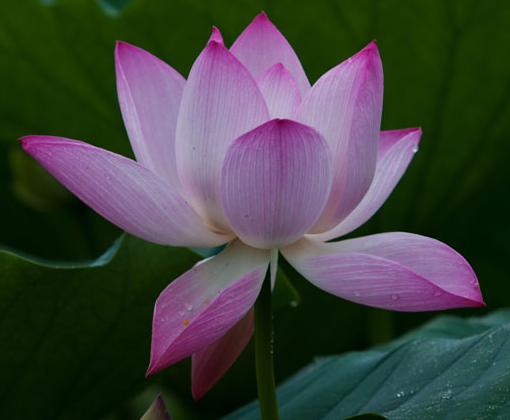
#> input picture experiment/exp2/lotus.bmp, 510 x 420 px
$ python main.py
#> lines starting #> are read from the running program, lines starting #| are printed output that depends on the picture
import numpy as np
import matplotlib.pyplot as plt
from skimage import io, color, exposure, util, filters
from scipy.ndimage import median_filter, convolve

# Load and convert the image
Image1 = io.imread('lotus.bmp')
#> Image1 is the input picture: shape (420, 510, 3); mean R, G, B 64.7, 67.3, 62.8
Image1 = util.img_as_float(Image1)
gray = color.rgb2gray(Image1)

# Display histogram
plt.figure()
plt.hist(gray.ravel(), bins=256, histtype='step', color='black')
plt.title('Histogram')
plt.show()
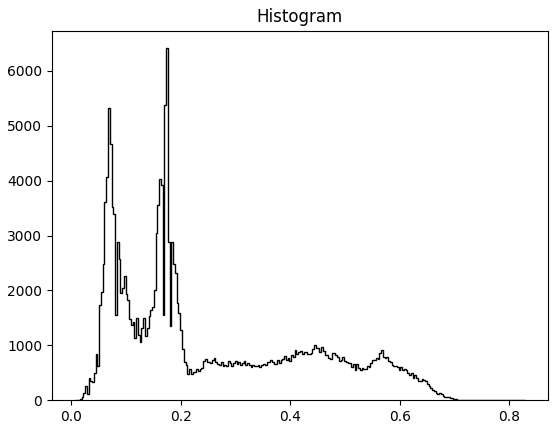
#> figure drawn by matplotlib, 1 panel

# Image dimensions
h, w = gray.shape
#> h = 420; w = 510

# Piecewise linear transformation
NewImage1 = np.zeros((h, w))
a, b, c, d = 80/256, 180/256, 30/256, 220/256
for x in range(w):
    for y in range(h):
        if gray[y, x] < a:
            NewImage1[y, x] = gray[y, x] * c / a
        elif gray[y, x] < b:
            NewImage1[y, x] = (gray[y, x] - a) * (d - c) / (b - a) + c
        else:
            NewImage1[y, x] = (gray[y, x] - b) * (1 - d) / (1 - b) + d
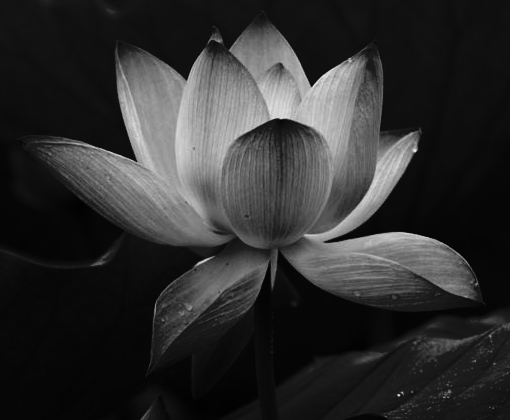
#> NewImage1: shape (420, 510) float64; min 0.0022, max 0.919, mean 0.185

plt.figure()
plt.imshow(NewImage1, cmap='gray')
plt.title('Piecewise Linear Transformation')
plt.show()

# Histogram equalization
NewImage2 = exposure.equalize_hist(gray)
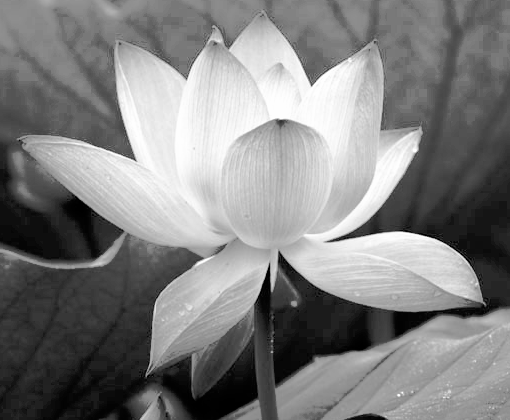
#> NewImage2: shape (420, 510) float64; min 4.67e-06, max 1, mean 0.505
plt.figure()
plt.imshow(NewImage2, cmap='gray')
plt.title('Histogram Equalization')
plt.show()

# Color transformation
NewImage3 = np.zeros((h, w, 3))
for x in range(w):
    for y in range(h):
        if gray[y, x] < 64/256:
            NewImage3[y, x, 0] = 0
            NewImage3[y, x, 1] = 4 * gray[y, x]
            NewImage3[y, x, 2] = 1
        elif gray[y, x] < 128/256:
            NewImage3[y, x, 0] = 0
            NewImage3[y, x, 1] = 1
            NewImage3[y, x, 2] = 2 - 4 * gray[y, x]
        elif gray[y, x] < 192/256:
            NewImage3[y, x, 0] = 4 * gray[y, x] - 2
            NewImage3[y, x, 1] = 1
            NewImage3[y, x, 2] = 0
        else:
            NewImage3[y, x, 0] = 1
            NewImage3[y, x, 1] = 4 - 4 * gray[y, x]
            NewImage3[y, x, 2] = 0
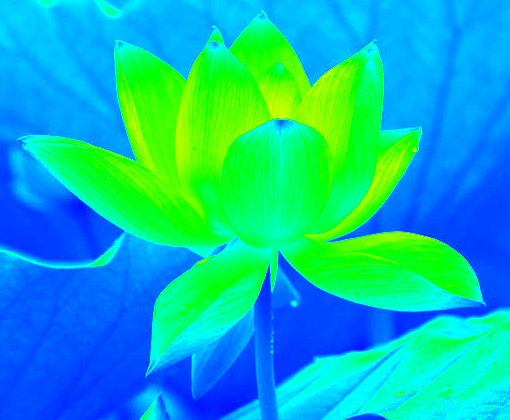
#> NewImage3: shape (420, 510, 3) float64; mean of channels 0, 1, 2 0.0423, 0.717, 0.718; drawn as R, G, B

plt.figure()
plt.imshow(NewImage3)
plt.title('Color Transformation')
plt.show()

# Add noise and apply median filter
noiseIsp = util.random_noise(gray, mode='s&p', amount=0.1)
noiseIg = util.random_noise(gray, mode='gaussian')
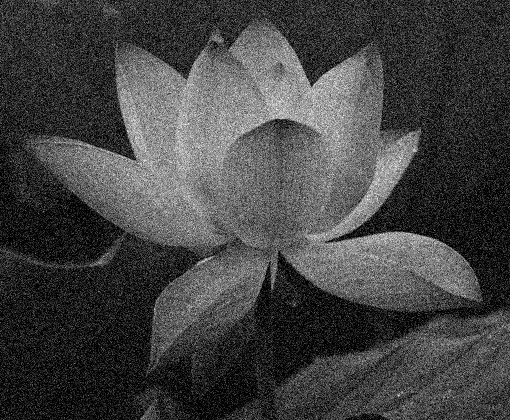
#> noiseIg: shape (420, 510) float64; min 0, max 1, mean 0.265
result1 = median_filter(noiseIsp, size=3)
result2 = median_filter(noiseIg, size=3)

plt.figure()
plt.subplot(121)
plt.imshow(result1, cmap='gray')
plt.title('Salt & Pepper Noise 3x3 Median Filter')
plt.subplot(122)
plt.imshow(result2, cmap='gray')
plt.title('Gaussian Noise 3x3 Median Filter')
plt.show()

# Sobel edge detection and sharpening
H1 = np.array([[-1, -2, -1], [0, 0, 0], [1, 2, 1]])
H2 = np.array([[-1, 0, 1], [-2, 0, 2], [-1, 0, 1]])
R1 = convolve(gray, H1)
R2 = convolve(gray, H2)
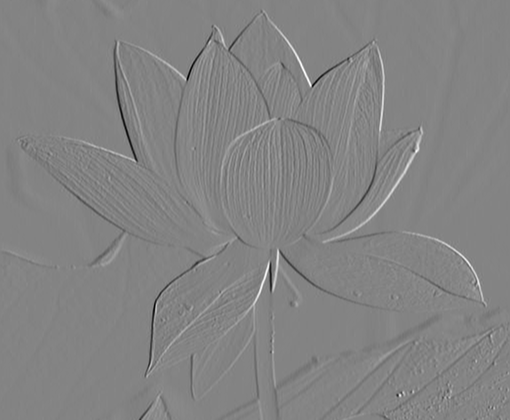
#> R2: shape (420, 510) float64; min -1.9, max 1.77, mean -0.000656; drawn with min black and max white
edgeImage = np.abs(R1) + np.abs(R2)
sharpImage = gray + edgeImage
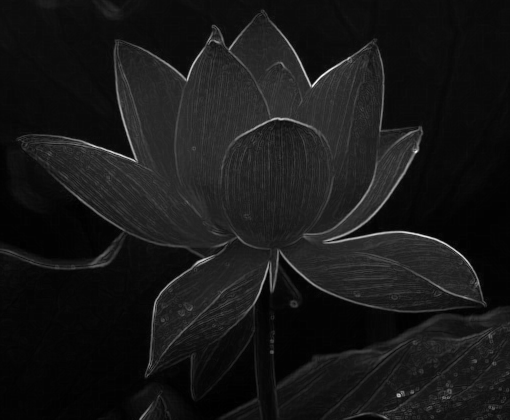
#> sharpImage: shape (420, 510) float64; min 0.0233, max 3.71, mean 0.372; drawn with min black and max white

plt.figure()
plt.subplot(121)
plt.imshow(edgeImage, cmap='gray')
plt.title('Sobel Edge Image')
plt.subplot(122)
plt.imshow(sharpImage, cmap='gray')
plt.title('Sobel Sharpened Image')
plt.show()
